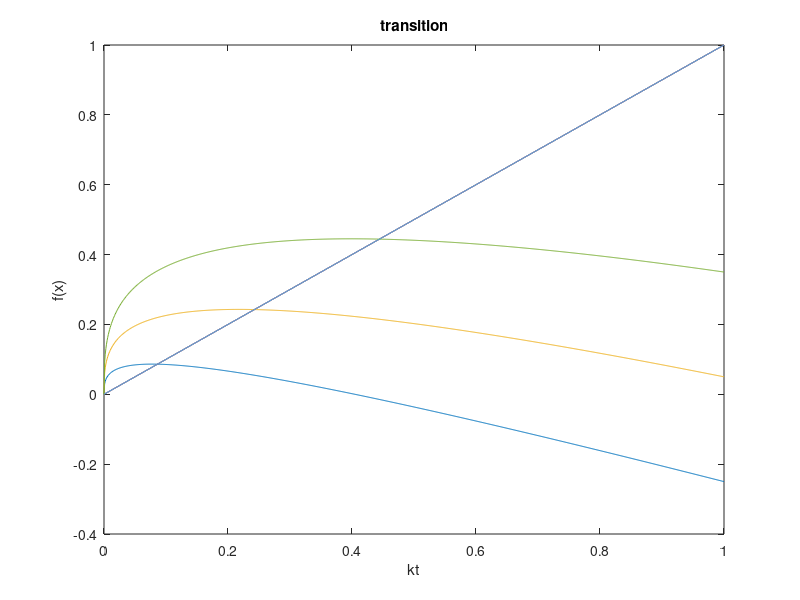

Write the MATLAB code that produced this figure.
% Exercise4
% ソローモデルのダイナミクスをプロット

%変数
g = 0.05;
n = 0.1;
alpha = 0.33;
rho = 0.05;
delta = 0.4;

%s = 0.3;
%k=0:0.01:0.1;
%kplus = s*k.^alpha - (n + g + delta).*k;

s=0.3;
for i=1:3 
	k=0:0.001:1;
	kplus = s*k.^alpha - (n + g + delta).*k;

plot(k,kplus,k,k)
hold on
	s = s + 0.3
end 
title('transition')
xlabel('kt')
ylabel('f(x)')
